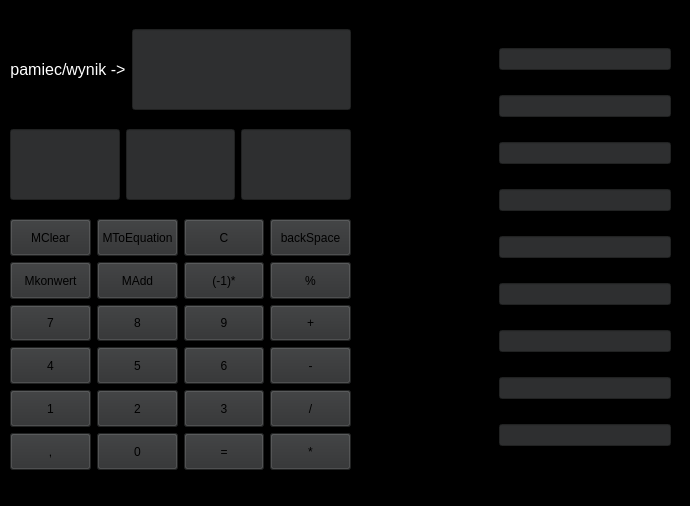
<?xml version="1.0" encoding="UTF-8"?>
<ui version="4.0">
 <class>MainWindow</class>
 <widget class="QMainWindow" name="MainWindow">
  <property name="geometry">
   <rect>
    <x>0</x>
    <y>0</y>
    <width>690</width>
    <height>506</height>
   </rect>
  </property>
  <property name="sizePolicy">
   <sizepolicy hsizetype="Preferred" vsizetype="Preferred">
    <horstretch>0</horstretch>
    <verstretch>0</verstretch>
   </sizepolicy>
  </property>
  <property name="minimumSize">
   <size>
    <width>690</width>
    <height>506</height>
   </size>
  </property>
  <property name="maximumSize">
   <size>
    <width>690</width>
    <height>506</height>
   </size>
  </property>
  <property name="windowTitle">
   <string>MainWindow</string>
  </property>
  <property name="autoFillBackground">
   <bool>false</bool>
  </property>
  <property name="styleSheet">
   <string notr="true">background-color: rgb(0, 0, 0);</string>
  </property>
  <property name="animated">
   <bool>true</bool>
  </property>
  <property name="documentMode">
   <bool>false</bool>
  </property>
  <widget class="QWidget" name="centralwidget">
   <widget class="QWidget" name="gridLayoutWidget">
    <property name="geometry">
     <rect>
      <x>10</x>
      <y>200</y>
      <width>341</width>
      <height>251</height>
     </rect>
    </property>
    <layout class="QGridLayout" name="gridLayout">
     <item row="10" column="1">
      <widget class="QPushButton" name="przecinek">
       <property name="sizePolicy">
        <sizepolicy hsizetype="Expanding" vsizetype="Expanding">
         <horstretch>0</horstretch>
         <verstretch>0</verstretch>
        </sizepolicy>
       </property>
       <property name="maximumSize">
        <size>
         <width>100</width>
         <height>100</height>
        </size>
       </property>
       <property name="autoFillBackground">
        <bool>false</bool>
       </property>
       <property name="styleSheet">
        <string notr="true">background-color: rgb(46, 47, 48);</string>
       </property>
       <property name="text">
        <string>,</string>
       </property>
       <property name="default">
        <bool>false</bool>
       </property>
      </widget>
     </item>
     <item row="8" column="1">
      <widget class="QPushButton" name="cyfr_1">
       <property name="sizePolicy">
        <sizepolicy hsizetype="Expanding" vsizetype="Expanding">
         <horstretch>0</horstretch>
         <verstretch>0</verstretch>
        </sizepolicy>
       </property>
       <property name="maximumSize">
        <size>
         <width>100</width>
         <height>100</height>
        </size>
       </property>
       <property name="autoFillBackground">
        <bool>false</bool>
       </property>
       <property name="styleSheet">
        <string notr="true">background-color: rgb(46, 47, 48);</string>
       </property>
       <property name="text">
        <string>1</string>
       </property>
       <property name="default">
        <bool>false</bool>
       </property>
      </widget>
     </item>
     <item row="2" column="3">
      <widget class="QPushButton" name="pamiecDoRownania">
       <property name="sizePolicy">
        <sizepolicy hsizetype="Expanding" vsizetype="Expanding">
         <horstretch>0</horstretch>
         <verstretch>0</verstretch>
        </sizepolicy>
       </property>
       <property name="maximumSize">
        <size>
         <width>100</width>
         <height>100</height>
        </size>
       </property>
       <property name="autoFillBackground">
        <bool>false</bool>
       </property>
       <property name="styleSheet">
        <string notr="true">background-color: rgb(46, 47, 48);</string>
       </property>
       <property name="text">
        <string>MToEquation</string>
       </property>
       <property name="default">
        <bool>false</bool>
       </property>
      </widget>
     </item>
     <item row="2" column="6">
      <widget class="QPushButton" name="backSpace">
       <property name="sizePolicy">
        <sizepolicy hsizetype="Expanding" vsizetype="Expanding">
         <horstretch>0</horstretch>
         <verstretch>0</verstretch>
        </sizepolicy>
       </property>
       <property name="maximumSize">
        <size>
         <width>100</width>
         <height>100</height>
        </size>
       </property>
       <property name="autoFillBackground">
        <bool>false</bool>
       </property>
       <property name="styleSheet">
        <string notr="true">background-color: rgb(46, 47, 48);</string>
       </property>
       <property name="text">
        <string>backSpace</string>
       </property>
       <property name="default">
        <bool>false</bool>
       </property>
      </widget>
     </item>
     <item row="5" column="5">
      <widget class="QPushButton" name="cyfr_9">
       <property name="sizePolicy">
        <sizepolicy hsizetype="Expanding" vsizetype="Expanding">
         <horstretch>0</horstretch>
         <verstretch>0</verstretch>
        </sizepolicy>
       </property>
       <property name="maximumSize">
        <size>
         <width>100</width>
         <height>100</height>
        </size>
       </property>
       <property name="autoFillBackground">
        <bool>false</bool>
       </property>
       <property name="styleSheet">
        <string notr="true">background-color: rgb(46, 47, 48);</string>
       </property>
       <property name="text">
        <string>9</string>
       </property>
       <property name="default">
        <bool>false</bool>
       </property>
      </widget>
     </item>
     <item row="10" column="3">
      <widget class="QPushButton" name="cyfr_0">
       <property name="sizePolicy">
        <sizepolicy hsizetype="Expanding" vsizetype="Expanding">
         <horstretch>0</horstretch>
         <verstretch>0</verstretch>
        </sizepolicy>
       </property>
       <property name="maximumSize">
        <size>
         <width>100</width>
         <height>100</height>
        </size>
       </property>
       <property name="autoFillBackground">
        <bool>false</bool>
       </property>
       <property name="styleSheet">
        <string notr="true">background-color: rgb(46, 47, 48);</string>
       </property>
       <property name="text">
        <string>0</string>
       </property>
       <property name="default">
        <bool>false</bool>
       </property>
      </widget>
     </item>
     <item row="5" column="1">
      <widget class="QPushButton" name="cyfr_7">
       <property name="sizePolicy">
        <sizepolicy hsizetype="Expanding" vsizetype="Expanding">
         <horstretch>0</horstretch>
         <verstretch>0</verstretch>
        </sizepolicy>
       </property>
       <property name="maximumSize">
        <size>
         <width>100</width>
         <height>100</height>
        </size>
       </property>
       <property name="autoFillBackground">
        <bool>false</bool>
       </property>
       <property name="styleSheet">
        <string notr="true">background-color: rgb(46, 47, 48);</string>
       </property>
       <property name="text">
        <string>7</string>
       </property>
       <property name="default">
        <bool>false</bool>
       </property>
      </widget>
     </item>
     <item row="7" column="3">
      <widget class="QPushButton" name="cyfr_5">
       <property name="sizePolicy">
        <sizepolicy hsizetype="Expanding" vsizetype="Expanding">
         <horstretch>0</horstretch>
         <verstretch>0</verstretch>
        </sizepolicy>
       </property>
       <property name="maximumSize">
        <size>
         <width>100</width>
         <height>100</height>
        </size>
       </property>
       <property name="autoFillBackground">
        <bool>false</bool>
       </property>
       <property name="styleSheet">
        <string notr="true">background-color: rgb(46, 47, 48);</string>
       </property>
       <property name="text">
        <string>5</string>
       </property>
       <property name="default">
        <bool>false</bool>
       </property>
      </widget>
     </item>
     <item row="2" column="5">
      <widget class="QPushButton" name="czyszczenieWyswietlacza">
       <property name="sizePolicy">
        <sizepolicy hsizetype="Expanding" vsizetype="Expanding">
         <horstretch>0</horstretch>
         <verstretch>0</verstretch>
        </sizepolicy>
       </property>
       <property name="maximumSize">
        <size>
         <width>100</width>
         <height>100</height>
        </size>
       </property>
       <property name="autoFillBackground">
        <bool>false</bool>
       </property>
       <property name="styleSheet">
        <string notr="true">background-color: rgb(46, 47, 48);</string>
       </property>
       <property name="text">
        <string>C</string>
       </property>
       <property name="default">
        <bool>false</bool>
       </property>
      </widget>
     </item>
     <item row="10" column="5">
      <widget class="QPushButton" name="rownaSie">
       <property name="sizePolicy">
        <sizepolicy hsizetype="Expanding" vsizetype="Expanding">
         <horstretch>0</horstretch>
         <verstretch>0</verstretch>
        </sizepolicy>
       </property>
       <property name="maximumSize">
        <size>
         <width>100</width>
         <height>100</height>
        </size>
       </property>
       <property name="autoFillBackground">
        <bool>false</bool>
       </property>
       <property name="styleSheet">
        <string notr="true">background-color: rgb(46, 47, 48);</string>
       </property>
       <property name="text">
        <string>=</string>
       </property>
       <property name="default">
        <bool>false</bool>
       </property>
      </widget>
     </item>
     <item row="7" column="1">
      <widget class="QPushButton" name="cyfr_4">
       <property name="sizePolicy">
        <sizepolicy hsizetype="Expanding" vsizetype="Expanding">
         <horstretch>0</horstretch>
         <verstretch>0</verstretch>
        </sizepolicy>
       </property>
       <property name="maximumSize">
        <size>
         <width>100</width>
         <height>100</height>
        </size>
       </property>
       <property name="autoFillBackground">
        <bool>false</bool>
       </property>
       <property name="styleSheet">
        <string notr="true">background-color: rgb(46, 47, 48);</string>
       </property>
       <property name="text">
        <string>4</string>
       </property>
       <property name="default">
        <bool>false</bool>
       </property>
      </widget>
     </item>
     <item row="7" column="5">
      <widget class="QPushButton" name="cyfr_6">
       <property name="sizePolicy">
        <sizepolicy hsizetype="Expanding" vsizetype="Expanding">
         <horstretch>0</horstretch>
         <verstretch>0</verstretch>
        </sizepolicy>
       </property>
       <property name="maximumSize">
        <size>
         <width>100</width>
         <height>100</height>
        </size>
       </property>
       <property name="autoFillBackground">
        <bool>false</bool>
       </property>
       <property name="styleSheet">
        <string notr="true">background-color: rgb(46, 47, 48);</string>
       </property>
       <property name="text">
        <string>6</string>
       </property>
       <property name="default">
        <bool>false</bool>
       </property>
      </widget>
     </item>
     <item row="8" column="6">
      <widget class="QPushButton" name="dzielenie">
       <property name="sizePolicy">
        <sizepolicy hsizetype="Expanding" vsizetype="Expanding">
         <horstretch>0</horstretch>
         <verstretch>0</verstretch>
        </sizepolicy>
       </property>
       <property name="maximumSize">
        <size>
         <width>100</width>
         <height>100</height>
        </size>
       </property>
       <property name="autoFillBackground">
        <bool>false</bool>
       </property>
       <property name="styleSheet">
        <string notr="true">background-color: rgb(46, 47, 48);</string>
       </property>
       <property name="text">
        <string>/</string>
       </property>
       <property name="default">
        <bool>false</bool>
       </property>
      </widget>
     </item>
     <item row="5" column="6">
      <widget class="QPushButton" name="dodawanie">
       <property name="sizePolicy">
        <sizepolicy hsizetype="Expanding" vsizetype="Expanding">
         <horstretch>0</horstretch>
         <verstretch>0</verstretch>
        </sizepolicy>
       </property>
       <property name="maximumSize">
        <size>
         <width>100</width>
         <height>100</height>
        </size>
       </property>
       <property name="autoFillBackground">
        <bool>false</bool>
       </property>
       <property name="styleSheet">
        <string notr="true">background-color: rgb(46, 47, 48);</string>
       </property>
       <property name="text">
        <string>+</string>
       </property>
       <property name="default">
        <bool>false</bool>
       </property>
      </widget>
     </item>
     <item row="7" column="6">
      <widget class="QPushButton" name="odejmowanie">
       <property name="sizePolicy">
        <sizepolicy hsizetype="Expanding" vsizetype="Expanding">
         <horstretch>0</horstretch>
         <verstretch>0</verstretch>
        </sizepolicy>
       </property>
       <property name="maximumSize">
        <size>
         <width>100</width>
         <height>100</height>
        </size>
       </property>
       <property name="autoFillBackground">
        <bool>false</bool>
       </property>
       <property name="styleSheet">
        <string notr="true">background-color: rgb(46, 47, 48);</string>
       </property>
       <property name="text">
        <string>-</string>
       </property>
       <property name="default">
        <bool>false</bool>
       </property>
      </widget>
     </item>
     <item row="3" column="6">
      <widget class="QPushButton" name="resztaZDzielenia">
       <property name="sizePolicy">
        <sizepolicy hsizetype="Expanding" vsizetype="Expanding">
         <horstretch>0</horstretch>
         <verstretch>0</verstretch>
        </sizepolicy>
       </property>
       <property name="maximumSize">
        <size>
         <width>100</width>
         <height>100</height>
        </size>
       </property>
       <property name="autoFillBackground">
        <bool>false</bool>
       </property>
       <property name="styleSheet">
        <string notr="true">background-color: rgb(46, 47, 48);</string>
       </property>
       <property name="text">
        <string>%</string>
       </property>
       <property name="default">
        <bool>false</bool>
       </property>
      </widget>
     </item>
     <item row="2" column="1">
      <widget class="QPushButton" name="czyszczeniePamieci">
       <property name="sizePolicy">
        <sizepolicy hsizetype="Expanding" vsizetype="Expanding">
         <horstretch>0</horstretch>
         <verstretch>0</verstretch>
        </sizepolicy>
       </property>
       <property name="maximumSize">
        <size>
         <width>100</width>
         <height>100</height>
        </size>
       </property>
       <property name="autoFillBackground">
        <bool>false</bool>
       </property>
       <property name="styleSheet">
        <string notr="true">background-color: rgb(46, 47, 48);</string>
       </property>
       <property name="text">
        <string>MClear</string>
       </property>
       <property name="default">
        <bool>false</bool>
       </property>
      </widget>
     </item>
     <item row="8" column="5">
      <widget class="QPushButton" name="cyfr_3">
       <property name="sizePolicy">
        <sizepolicy hsizetype="Expanding" vsizetype="Expanding">
         <horstretch>0</horstretch>
         <verstretch>0</verstretch>
        </sizepolicy>
       </property>
       <property name="maximumSize">
        <size>
         <width>100</width>
         <height>100</height>
        </size>
       </property>
       <property name="autoFillBackground">
        <bool>false</bool>
       </property>
       <property name="styleSheet">
        <string notr="true">background-color: rgb(46, 47, 48);</string>
       </property>
       <property name="text">
        <string>3</string>
       </property>
       <property name="default">
        <bool>false</bool>
       </property>
      </widget>
     </item>
     <item row="5" column="3">
      <widget class="QPushButton" name="cyfr_8">
       <property name="sizePolicy">
        <sizepolicy hsizetype="Expanding" vsizetype="Expanding">
         <horstretch>0</horstretch>
         <verstretch>0</verstretch>
        </sizepolicy>
       </property>
       <property name="maximumSize">
        <size>
         <width>100</width>
         <height>100</height>
        </size>
       </property>
       <property name="autoFillBackground">
        <bool>false</bool>
       </property>
       <property name="styleSheet">
        <string notr="true">background-color: rgb(46, 47, 48);</string>
       </property>
       <property name="text">
        <string>8</string>
       </property>
       <property name="default">
        <bool>false</bool>
       </property>
      </widget>
     </item>
     <item row="10" column="6">
      <widget class="QPushButton" name="mnozenie">
       <property name="sizePolicy">
        <sizepolicy hsizetype="Expanding" vsizetype="Expanding">
         <horstretch>0</horstretch>
         <verstretch>0</verstretch>
        </sizepolicy>
       </property>
       <property name="maximumSize">
        <size>
         <width>100</width>
         <height>100</height>
        </size>
       </property>
       <property name="autoFillBackground">
        <bool>false</bool>
       </property>
       <property name="styleSheet">
        <string notr="true">background-color: rgb(46, 47, 48);</string>
       </property>
       <property name="text">
        <string>*</string>
       </property>
       <property name="default">
        <bool>false</bool>
       </property>
      </widget>
     </item>
     <item row="8" column="3">
      <widget class="QPushButton" name="cyfr_2">
       <property name="sizePolicy">
        <sizepolicy hsizetype="Expanding" vsizetype="Expanding">
         <horstretch>0</horstretch>
         <verstretch>0</verstretch>
        </sizepolicy>
       </property>
       <property name="maximumSize">
        <size>
         <width>100</width>
         <height>100</height>
        </size>
       </property>
       <property name="autoFillBackground">
        <bool>false</bool>
       </property>
       <property name="styleSheet">
        <string notr="true">background-color: rgb(46, 47, 48);</string>
       </property>
       <property name="text">
        <string>2</string>
       </property>
       <property name="default">
        <bool>false</bool>
       </property>
      </widget>
     </item>
     <item row="3" column="1">
      <widget class="QPushButton" name="pamiecDoKonwertowania">
       <property name="sizePolicy">
        <sizepolicy hsizetype="Expanding" vsizetype="Expanding">
         <horstretch>0</horstretch>
         <verstretch>0</verstretch>
        </sizepolicy>
       </property>
       <property name="maximumSize">
        <size>
         <width>100</width>
         <height>100</height>
        </size>
       </property>
       <property name="autoFillBackground">
        <bool>false</bool>
       </property>
       <property name="styleSheet">
        <string notr="true">background-color: rgb(46, 47, 48);</string>
       </property>
       <property name="text">
        <string>Mkonwert</string>
       </property>
       <property name="default">
        <bool>false</bool>
       </property>
      </widget>
     </item>
     <item row="3" column="3">
      <widget class="QPushButton" name="dodajDoPamieci">
       <property name="sizePolicy">
        <sizepolicy hsizetype="Expanding" vsizetype="Expanding">
         <horstretch>0</horstretch>
         <verstretch>0</verstretch>
        </sizepolicy>
       </property>
       <property name="maximumSize">
        <size>
         <width>100</width>
         <height>100</height>
        </size>
       </property>
       <property name="autoFillBackground">
        <bool>false</bool>
       </property>
       <property name="styleSheet">
        <string notr="true">background-color: rgb(46, 47, 48);</string>
       </property>
       <property name="text">
        <string>MAdd</string>
       </property>
       <property name="default">
        <bool>false</bool>
       </property>
      </widget>
     </item>
     <item row="3" column="5">
      <widget class="QPushButton" name="ujemnaLiczba">
       <property name="sizePolicy">
        <sizepolicy hsizetype="Expanding" vsizetype="Expanding">
         <horstretch>0</horstretch>
         <verstretch>0</verstretch>
        </sizepolicy>
       </property>
       <property name="maximumSize">
        <size>
         <width>100</width>
         <height>100</height>
        </size>
       </property>
       <property name="autoFillBackground">
        <bool>false</bool>
       </property>
       <property name="styleSheet">
        <string notr="true">background-color: rgb(46, 47, 48);</string>
       </property>
       <property name="text">
        <string>(-1)*</string>
       </property>
       <property name="default">
        <bool>false</bool>
       </property>
      </widget>
     </item>
    </layout>
   </widget>
   <widget class="QWidget" name="gridLayoutWidget_2">
    <property name="geometry">
     <rect>
      <x>370</x>
      <y>10</y>
      <width>301</width>
      <height>441</height>
     </rect>
    </property>
    <layout class="QGridLayout" name="liczbyWRoznychSystemach">
     <item row="0" column="0">
      <widget class="QLabel" name="tekstDwojkowy">
       <property name="text">
        <string>&lt;html&gt;&lt;head/&gt;&lt;body&gt;&lt;p&gt;&lt;span style=&quot; font-size:12pt;&quot;&gt;dwojkowy (2):&lt;/span&gt;&lt;/p&gt;&lt;/body&gt;&lt;/html&gt;</string>
       </property>
      </widget>
     </item>
     <item row="2" column="0">
      <widget class="QLabel" name="tekstCzworkowy">
       <property name="text">
        <string>&lt;html&gt;&lt;head/&gt;&lt;body&gt;&lt;p&gt;&lt;span style=&quot; font-size:12pt;&quot;&gt;czworkowy (4):&lt;/span&gt;&lt;/p&gt;&lt;/body&gt;&lt;/html&gt;</string>
       </property>
      </widget>
     </item>
     <item row="7" column="0">
      <widget class="QLabel" name="tekstDziewiatkowy">
       <property name="text">
        <string>&lt;html&gt;&lt;head/&gt;&lt;body&gt;&lt;p&gt;&lt;span style=&quot; font-size:12pt;&quot;&gt;dziewiatkowy (9):&lt;/span&gt;&lt;/p&gt;&lt;/body&gt;&lt;/html&gt;</string>
       </property>
      </widget>
     </item>
     <item row="4" column="0">
      <widget class="QLabel" name="tekstSzostkowy">
       <property name="text">
        <string>&lt;html&gt;&lt;head/&gt;&lt;body&gt;&lt;p&gt;&lt;span style=&quot; font-size:12pt;&quot;&gt;szostkowy (6):&lt;/span&gt;&lt;/p&gt;&lt;/body&gt;&lt;/html&gt;</string>
       </property>
      </widget>
     </item>
     <item row="2" column="1">
      <widget class="QLineEdit" name="liczbaWSystemie4">
       <property name="styleSheet">
        <string notr="true">background-color: rgb(46, 47, 48);</string>
       </property>
      </widget>
     </item>
     <item row="1" column="0">
      <widget class="QLabel" name="tekstTrojkowy">
       <property name="text">
        <string>&lt;html&gt;&lt;head/&gt;&lt;body&gt;&lt;p&gt;&lt;span style=&quot; font-size:12pt;&quot;&gt;trojkowy (3):&lt;/span&gt;&lt;/p&gt;&lt;/body&gt;&lt;/html&gt;</string>
       </property>
      </widget>
     </item>
     <item row="6" column="0">
      <widget class="QLabel" name="tekstOsoemkowy">
       <property name="text">
        <string>&lt;html&gt;&lt;head/&gt;&lt;body&gt;&lt;p&gt;&lt;span style=&quot; font-size:12pt;&quot;&gt;osemkowy (8):&lt;/span&gt;&lt;/p&gt;&lt;/body&gt;&lt;/html&gt;</string>
       </property>
      </widget>
     </item>
     <item row="0" column="1">
      <widget class="QLineEdit" name="liczbaWSystemie2">
       <property name="styleSheet">
        <string notr="true">background-color: rgb(46, 47, 48);</string>
       </property>
      </widget>
     </item>
     <item row="1" column="1">
      <widget class="QLineEdit" name="liczbaWSystemie3">
       <property name="styleSheet">
        <string notr="true">background-color: rgb(46, 47, 48);</string>
       </property>
      </widget>
     </item>
     <item row="5" column="0">
      <widget class="QLabel" name="tekstSiodemkowy">
       <property name="text">
        <string>&lt;html&gt;&lt;head/&gt;&lt;body&gt;&lt;p&gt;&lt;span style=&quot; font-size:12pt;&quot;&gt;siodemkowy (7):&lt;/span&gt;&lt;/p&gt;&lt;/body&gt;&lt;/html&gt;</string>
       </property>
      </widget>
     </item>
     <item row="3" column="0">
      <widget class="QLabel" name="tesktPiatkowy">
       <property name="text">
        <string>&lt;html&gt;&lt;head/&gt;&lt;body&gt;&lt;p&gt;&lt;span style=&quot; font-size:12pt;&quot;&gt;piatkowy (5):&lt;/span&gt;&lt;/p&gt;&lt;/body&gt;&lt;/html&gt;</string>
       </property>
      </widget>
     </item>
     <item row="8" column="0">
      <widget class="QLabel" name="tekstDziesietny">
       <property name="text">
        <string>&lt;html&gt;&lt;head/&gt;&lt;body&gt;&lt;p&gt;&lt;span style=&quot; font-size:12pt;&quot;&gt;dziesietny (10):&lt;/span&gt;&lt;/p&gt;&lt;/body&gt;&lt;/html&gt;</string>
       </property>
      </widget>
     </item>
     <item row="3" column="1">
      <widget class="QLineEdit" name="liczbaWSystemie5">
       <property name="styleSheet">
        <string notr="true">background-color: rgb(46, 47, 48);</string>
       </property>
      </widget>
     </item>
     <item row="4" column="1">
      <widget class="QLineEdit" name="liczbaWSystemie6">
       <property name="styleSheet">
        <string notr="true">background-color: rgb(46, 47, 48);</string>
       </property>
      </widget>
     </item>
     <item row="5" column="1">
      <widget class="QLineEdit" name="liczbaWSystemie7">
       <property name="styleSheet">
        <string notr="true">background-color: rgb(46, 47, 48);</string>
       </property>
      </widget>
     </item>
     <item row="6" column="1">
      <widget class="QLineEdit" name="liczbaWSystemie8">
       <property name="styleSheet">
        <string notr="true">background-color: rgb(46, 47, 48);</string>
       </property>
      </widget>
     </item>
     <item row="7" column="1">
      <widget class="QLineEdit" name="liczbaWSystemie9">
       <property name="styleSheet">
        <string notr="true">background-color: rgb(46, 47, 48);</string>
       </property>
      </widget>
     </item>
     <item row="8" column="1">
      <widget class="QLineEdit" name="liczbaWSystemie10">
       <property name="styleSheet">
        <string notr="true">background-color: rgb(46, 47, 48);</string>
       </property>
      </widget>
     </item>
    </layout>
   </widget>
   <widget class="QWidget" name="gridLayoutWidget_3">
    <property name="geometry">
     <rect>
      <x>10</x>
      <y>10</y>
      <width>341</width>
      <height>81</height>
     </rect>
    </property>
    <layout class="QGridLayout" name="gridLayout_2">
     <item row="0" column="0">
      <widget class="QLabel" name="textMemory">
       <property name="sizePolicy">
        <sizepolicy hsizetype="Fixed" vsizetype="Expanding">
         <horstretch>0</horstretch>
         <verstretch>0</verstretch>
        </sizepolicy>
       </property>
       <property name="layoutDirection">
        <enum>Qt::LayoutDirection::LeftToRight</enum>
       </property>
       <property name="autoFillBackground">
        <bool>false</bool>
       </property>
       <property name="styleSheet">
        <string notr="true">color: rgb(0, 0, 0);</string>
       </property>
       <property name="text">
        <string>&lt;html&gt;&lt;head/&gt;&lt;body&gt;&lt;p&gt;&lt;span style=&quot; font-size:12pt; color:#ffffff;&quot;&gt;pamiec/wynik -&amp;gt;&lt;/span&gt;&lt;/p&gt;&lt;/body&gt;&lt;/html&gt;</string>
       </property>
       <property name="alignment">
        <set>Qt::AlignmentFlag::AlignCenter</set>
       </property>
      </widget>
     </item>
     <item row="0" column="1">
      <widget class="QLineEdit" name="wyswietlaczPamieci">
       <property name="sizePolicy">
        <sizepolicy hsizetype="Expanding" vsizetype="Expanding">
         <horstretch>0</horstretch>
         <verstretch>0</verstretch>
        </sizepolicy>
       </property>
       <property name="styleSheet">
        <string notr="true">background-color: rgb(46, 47, 48);</string>
       </property>
       <property name="inputMethodHints">
        <set>Qt::InputMethodHint::ImhNone</set>
       </property>
       <property name="alignment">
        <set>Qt::AlignmentFlag::AlignCenter</set>
       </property>
       <property name="readOnly">
        <bool>true</bool>
       </property>
      </widget>
     </item>
    </layout>
   </widget>
   <widget class="QWidget" name="gridLayoutWidget_4">
    <property name="geometry">
     <rect>
      <x>10</x>
      <y>110</y>
      <width>341</width>
      <height>71</height>
     </rect>
    </property>
    <layout class="QGridLayout" name="gridLayout_3">
     <item row="0" column="2">
      <widget class="QLineEdit" name="wyswietlacz">
       <property name="sizePolicy">
        <sizepolicy hsizetype="Expanding" vsizetype="Expanding">
         <horstretch>0</horstretch>
         <verstretch>0</verstretch>
        </sizepolicy>
       </property>
       <property name="layoutDirection">
        <enum>Qt::LayoutDirection::LeftToRight</enum>
       </property>
       <property name="styleSheet">
        <string notr="true">background-color: rgb(46, 47, 48);</string>
       </property>
       <property name="text">
        <string/>
       </property>
       <property name="alignment">
        <set>Qt::AlignmentFlag::AlignRight|Qt::AlignmentFlag::AlignTrailing|Qt::AlignmentFlag::AlignVCenter</set>
       </property>
       <property name="readOnly">
        <bool>true</bool>
       </property>
      </widget>
     </item>
     <item row="0" column="1">
      <widget class="QLineEdit" name="wyswietlaczOperacji">
       <property name="enabled">
        <bool>true</bool>
       </property>
       <property name="sizePolicy">
        <sizepolicy hsizetype="Expanding" vsizetype="Expanding">
         <horstretch>0</horstretch>
         <verstretch>0</verstretch>
        </sizepolicy>
       </property>
       <property name="styleSheet">
        <string notr="true">background-color: rgb(46, 47, 48);</string>
       </property>
       <property name="inputMethodHints">
        <set>Qt::InputMethodHint::ImhNone</set>
       </property>
       <property name="alignment">
        <set>Qt::AlignmentFlag::AlignCenter</set>
       </property>
       <property name="readOnly">
        <bool>true</bool>
       </property>
      </widget>
     </item>
     <item row="0" column="0">
      <widget class="QLineEdit" name="wyswietlaczPierwszaLiczba">
       <property name="enabled">
        <bool>true</bool>
       </property>
       <property name="sizePolicy">
        <sizepolicy hsizetype="Expanding" vsizetype="Expanding">
         <horstretch>0</horstretch>
         <verstretch>0</verstretch>
        </sizepolicy>
       </property>
       <property name="styleSheet">
        <string notr="true">background-color: rgb(46, 47, 48);</string>
       </property>
       <property name="inputMethodHints">
        <set>Qt::InputMethodHint::ImhNone</set>
       </property>
       <property name="alignment">
        <set>Qt::AlignmentFlag::AlignCenter</set>
       </property>
       <property name="readOnly">
        <bool>true</bool>
       </property>
      </widget>
     </item>
    </layout>
   </widget>
  </widget>
  <widget class="QMenuBar" name="menubar">
   <property name="geometry">
    <rect>
     <x>0</x>
     <y>0</y>
     <width>690</width>
     <height>21</height>
    </rect>
   </property>
   <widget class="QMenu" name="menuMenu">
    <property name="title">
     <string>Menu</string>
    </property>
    <addaction name="actionO_autorze"/>
   </widget>
   <addaction name="menuMenu"/>
  </widget>
  <widget class="QStatusBar" name="statusbar"/>
  <action name="actionO_autorze">
   <property name="text">
    <string>O autorze</string>
   </property>
  </action>
 </widget>
 <resources/>
 <connections/>
</ui>
